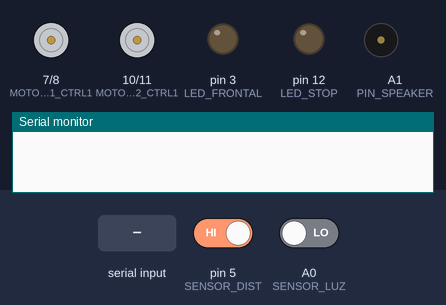
A sketch run on a simulated Arduino Uno, built with avr-gcc and run on an emulated ATmega328P. Shown: motor-driver pin pairs drawn as motors (green arrow = first pin HIGH = forward, orange = second pin HIGH = backward, longer = more drive, scaled by the enable pin), output pins drawn as LEDs (lit = HIGH), buzzer (waves = sounding, pin HIGH), the last lines printed to the serial monitor. The inputs (shaded band) are chosen by the test bench; at power-on: pin 5 (SENSOR_DIST) HIGH, A0 (SENSOR_LUZ) LOW.

Above: at 1.2 s.
1.3 s: "A\n" received over the second serial link
At 2.5 s:
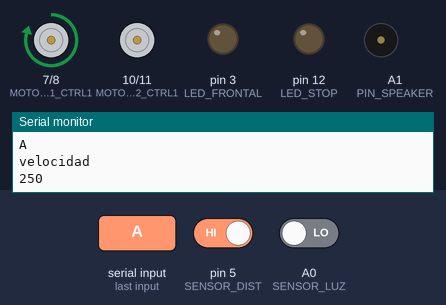
2.8 s: "B\n" received over the second serial link
At 3.7 s:
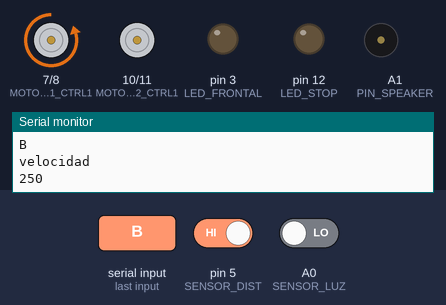
4.3 s: pin 5 (SENSOR_DIST) driven LOW
At 4.9 s:
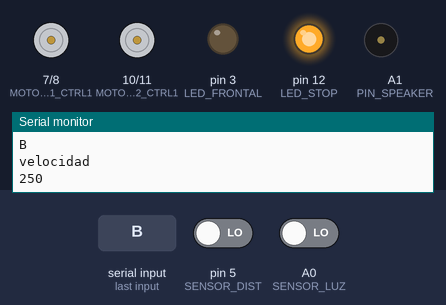
5.8 s: A0 (SENSOR_LUZ) driven HIGH
At 7.5 s:
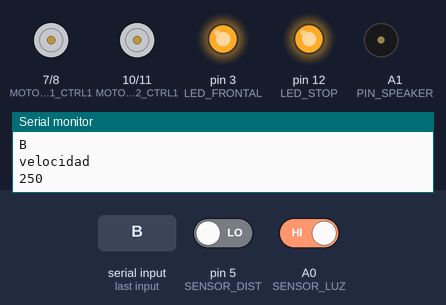
7.8 s: "D\n" received over the second serial link
At 10.3 s:
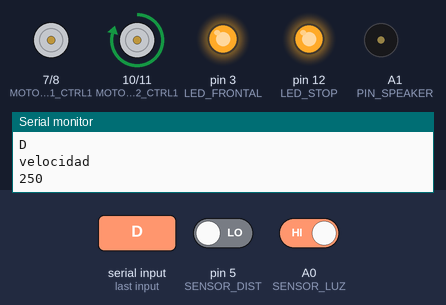
10.8 s: "E\n" received over the second serial link
At 11.1 s:
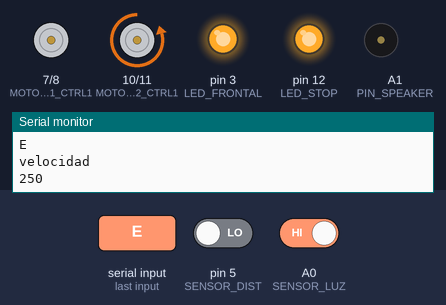
Timing chart, 0 to 13.3 s (numbered marks = the images above; inputs shaded):
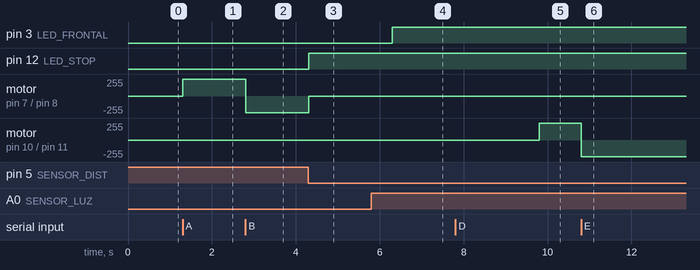

The sketch:

auto.ino
```cpp
#include <SoftwareSerial.h>
/*EL MOTOR 1 es el que maneja la velocidad, y el MOTOR 2 es el que maneja la direccion*/
#define MOTOR_1_PWM   6   // Vcc Pin para MOTOR1
#define MOTOR_1_CTRL1 7   // Control PIN 1 para MOTOR1
#define MOTOR_1_CTRL2 8   // Control PIN 2 para MOTOR1

#define MOTOR_2_PWM   9   // Vcc Pin para MOTOR2
#define MOTOR_2_CTRL1 10  // Control PIN 1 para MOTOR2
#define MOTOR_2_CTRL2 11  // Control PIN 2 para MOTOR2

#define LED_FRONTAL 3
#define SENSOR_LUZ A0
#define PIN_SPEAKER A1

//Constantes para manejar sensor de distancia
#define LED_STOP 12
#define SENSOR_DIST 5

int sentidoMotor1 = 0; // 0=stop, 1=adelante, 2=atras
int sentidoMotor2 = 0; // 0=centro, 1=derecha, 2=izquierda

SoftwareSerial BT1(4,2); // RX, TX recorder que se cruzan
bool obstaculo = false; //flag para verificar si hay objetos al frente

// variables sensor de luz
int sensorValue = 0;         // the sensor value
//int sensorMin = 1023;        // minimum sensor value
//int sensorMax = 0;          // maximum sensor value
/*int ledLuz = 3;
int sensorLuz = A0;
*/

//Variables para leer los comandos
char comando;         //comando leido desde el puerto serie
int velocidad = 0;    //velocidad leida desde el puerto serie


void setup() {

  Serial.begin(9600);
  BT1.begin(9600);

  pinMode(LED_STOP, OUTPUT);
  pinMode(SENSOR_DIST, INPUT);

  pinMode(LED_FRONTAL, OUTPUT);
  pinMode(SENSOR_LUZ, INPUT);

  pinMode(PIN_SPEAKER, OUTPUT);

  setupMotors();
}

void loop() {

  // Verificamos si el sensor de distancia detecto un obstáculo
  if(  digitalRead(SENSOR_DIST) == LOW ){  // si tenemo un obsataculo
    digitalWrite(LED_STOP, HIGH);           // encendemos la luz de stop
    if (obstaculo == false)
      stopMotor(1);                 // y detenemos el motor de velocidad
    obstaculo = true;
  }
  else{
    digitalWrite(LED_STOP, LOW);    // cuando no hay obstaculo apagamos la luz de stop
    obstaculo = false;
  }

  // leemos el sensor de luz ambiente.
  //sensorValue = analogRead(SENSOR_LUZ);
  //sensorValue = 1023 - sensorValue ;
  // fade the LED using the calibrated value:
  //analogWrite(LED_FRONTAL, sensorValue);

  if( digitalRead(SENSOR_LUZ) == HIGH )
    digitalWrite(LED_FRONTAL, HIGH);
  else
    digitalWrite(LED_FRONTAL, LOW);

  // verificamos si tenemos mensajes entrantes desde bluetooth
  if (BT1.available()) {
    Serial.println("Bluetooth activo");

    //invocamos a la fc que lee los comandos que llegaron desde el bluetooth
    leerComando();
  //BORRAR SOLO PARA TESTEAR
    Serial.println("comando");
        Serial.println(comando);

    Serial.println("velocidad");

    Serial.println(velocidad);
// BORRAR HASTA ACA

    // procesamos los comandos que nos llegan.
    switch(comando){
    case 'A': //el motor 1 se mueve para adelante, si no hay obstaculos al frente
          if( obstaculo == false){
              if (sentidoMotor1 == 2) // si tenemo que cambiar el sentido de giro del motor primero lo paramos
                  stopMotor(1);
              setMotor(1, velocidad, false);
            }
            break;
    case 'B': //el motor 1 se mueve para atras
             if (sentidoMotor1 == 1)  // si tenemo que cambiar el sentido de giro del motor primero lo paramos
                stopMotor(1);
             setMotor(1, velocidad, true);
             break;
    case 'C':
           //el motor 1 se detiene
           stopMotor(1);
             break;
    case 'D': //el motor 2 se mueve para la derecha
             if (sentidoMotor2 == 2)
                stopMotor(2);
             setMotor(2, velocidad, false);
             break;
    case 'E': //el motor 2 se mueve para la izquierda
             if (sentidoMotor1 == 1)
                stopMotor(2);
             setMotor(2, velocidad, true);
             break;
    case 'F':
           //el motor 2 se detiene
           stopMotor(2);
             break;
    case 'G':
          //activamos el speaker
          tone(PIN_SPEAKER,100,100); //tone(pin,frecuencia, tiempo_ms )
    default:
          Serial.println("Comando no valido.") ;
          break;
    }
  }
 delay(100);
}


/*
  Funcion leerComando, formato del comando <LetraNum>
    Las letras pueden ser A,B,C,D,E,F. Las letras (A,B,C) son instrucciones para el motor 1,
    las cuales le indican (adelante, atras, stop) y las letras (C,D,E) son para el motor2.
    Los numeros pueden ser 0,1,2,3,4. Con esto valores determinamos la velocidad de giro de los
    motores. (0=50, 1=100, 2=150, 3=200 4=250)

*/
void leerComando(){
  char vel;    //cadena para leer la velocidad
  int i = 0;            //contador para leer datos
  int aux=0;
  velocidad = 0;

  //Cuando haya datos disponibles
  while(i != 2)
  {
      switch(i){
        case 0:{
                  comando = BT1.read();
                  break;
            }
        case 1:{
                  vel = BT1.read(); //seteamos la veocidad solo puede incrementar de a 50
                switch(vel){
              case '0':{
                      velocidad = 50;
                      //Serial.println(velocidad);
                      break;
                    }
                    case '1':{
                      velocidad = 100;
                        break;
                    }
                    case '2':{
                      velocidad = 150;
                        break;
                    }
                    case '3':{
                      velocidad = 200;
                        break;
                    }
                    case '4':{
                      velocidad = 250;
                        break;
                    }
                default:{
                      velocidad = 250;
                      break;
                    }
                  }
                  break;
               }
          default: break;
      }
      i++;
  }
  // Lee caracter de fin
  BT1.read();
}


/**
 * setupMotors
 *
 * Inicializa la configuracion de los motores
 */
void setupMotors() {

  // MOTOR 1
  pinMode( MOTOR_1_PWM, OUTPUT);
  pinMode( MOTOR_1_CTRL1, OUTPUT);
  pinMode( MOTOR_1_CTRL2, OUTPUT);

  // MOTOR 2
  pinMode( MOTOR_2_PWM, OUTPUT);
  pinMode( MOTOR_2_CTRL1, OUTPUT);
  pinMode( MOTOR_2_CTRL2, OUTPUT);
}

/**
 * setMotor
 *
 * Setea velocidad y direccion del motor
 *
 * @param motor       Id del motor (1-2)
 * @param velocity    Velocidad del motor [0-255]
 * @param reverse     Direccion del motor. true: sentido horario, false: Sentido Antihorario
 *
 * @return            true|false
 */
boolean setMotor(int motorId, int velocity, boolean reverse) {

  // Validacion de parametros de entrada

  if ( motorId != 1 && motorId != 2 ) {
    return false;
  }

  if ( velocity < 0 || velocity > 255 ) {
    return false;
  }

  // Si es el motor 1
  if ( motorId == 1 ) {

    analogWrite( MOTOR_1_PWM, velocity);
    if ( reverse == true ) {
      digitalWrite( MOTOR_1_CTRL1, LOW);
      digitalWrite( MOTOR_1_CTRL2, HIGH);
      sentidoMotor1 = 1;
    } else {
      digitalWrite( MOTOR_1_CTRL1, HIGH);
      digitalWrite( MOTOR_1_CTRL2, LOW);
      sentidoMotor2 = 2;
    }

  } else {

    analogWrite( MOTOR_2_PWM, velocity);
    if ( reverse == true ) {
      digitalWrite( MOTOR_2_CTRL1, LOW);
      digitalWrite( MOTOR_2_CTRL2, HIGH);
      sentidoMotor2 = 1;
    } else {
      digitalWrite( MOTOR_2_CTRL1, HIGH);
      digitalWrite( MOTOR_2_CTRL2, LOW);
      sentidoMotor2 = 2;
    }
  }
  return true;
}

/**
 * stopMotor
 *
 * Frena un motor
 *
 * @param motorId   Id del motor
 */
 void stopMotor(int motorId){

  // Validacion de parametros de entrada

  if ( motorId != 1 && motorId != 2 ) {
    return;
  }

  if ( motorId == 1 ) {
    analogWrite( MOTOR_1_PWM, 0);
    sentidoMotor1 = 0;
  } else {
    analogWrite( MOTOR_2_PWM, 0);
    sentidoMotor2 = 0;
  }
   delay(2000);
}

//Bluetooth
String GetLine()
   {   String S = "" ;
       if (Serial.available())
          {    char c = Serial.read(); ;
                while ( c != '\n')            //Hasta que el caracter sea intro
                  {     S = S + c ;
                        delay(25) ;
                        c = Serial.read();
                  }
                return( S + '\n') ;
          }
   }
```

Measured:
- after the input at 1.3 s, motor on pin 7 (MOTOR_1_CTRL1) / pin 8 (MOTOR_1_CTRL2): stopped → forward 250/255 at once
- after the input at 2.8 s, motor on pin 7 (MOTOR_1_CTRL1) / pin 8 (MOTOR_1_CTRL2): forward 250/255 → backward 250/255 at once
- after the input at 4.3 s, pin 12 (LED_STOP): LOW → HIGH at once; motor on pin 7 (MOTOR_1_CTRL1) / pin 8 (MOTOR_1_CTRL2): backward 250/255 → stopped at once
- after the input at 5.8 s, pin 3 (LED_FRONTAL): LOW → HIGH after 0.50 s
- after the input at 7.8 s, motor on pin 10 (MOTOR_2_CTRL1) / pin 11 (MOTOR_2_CTRL2): stopped → forward 250/255 after 2.0 s
- after the input at 10.8 s, motor on pin 10 (MOTOR_2_CTRL1) / pin 11 (MOTOR_2_CTRL2): forward 250/255 → backward 250/255 at once
